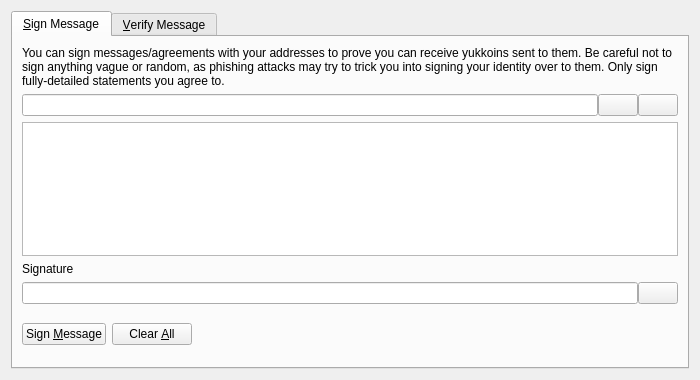
<?xml version="1.0" encoding="UTF-8"?>
<ui version="4.0">
 <class>SignVerifyMessageDialog</class>
 <widget class="QDialog" name="SignVerifyMessageDialog">
  <property name="geometry">
   <rect>
    <x>0</x>
    <y>0</y>
    <width>700</width>
    <height>380</height>
   </rect>
  </property>
  <property name="windowTitle">
   <string>Signatures - Sign / Verify a Message</string>
  </property>
  <property name="modal">
   <bool>true</bool>
  </property>
  <layout class="QVBoxLayout" name="verticalLayout">
   <item>
    <widget class="QTabWidget" name="tabWidget">
     <property name="currentIndex">
      <number>0</number>
     </property>
     <widget class="QWidget" name="tabSignMessage">
      <attribute name="title">
       <string>&amp;Sign Message</string>
      </attribute>
      <layout class="QVBoxLayout" name="verticalLayout_SM">
       <item>
        <widget class="QLabel" name="infoLabel_SM">
         <property name="text">
          <string>You can sign messages/agreements with your addresses to prove you can receive yukkoins sent to them. Be careful not to sign anything vague or random, as phishing attacks may try to trick you into signing your identity over to them. Only sign fully-detailed statements you agree to.</string>
         </property>
         <property name="textFormat">
          <enum>Qt::PlainText</enum>
         </property>
         <property name="wordWrap">
          <bool>true</bool>
         </property>
        </widget>
       </item>
       <item>
        <layout class="QHBoxLayout" name="horizontalLayout_1_SM">
         <property name="spacing">
          <number>0</number>
         </property>
         <item>
          <widget class="QValidatedLineEdit" name="addressIn_SM">
           <property name="toolTip">
            <string>The Yukkoin address to sign the message with</string>
           </property>
          </widget>
         </item>
         <item>
          <widget class="QPushButton" name="addressBookButton_SM">
           <property name="toolTip">
            <string>Choose previously used address</string>
           </property>
           <property name="text">
            <string/>
           </property>
           <property name="icon">
            <iconset resource="../bitcoin.qrc">
             <normaloff>:/icons/address-book</normaloff>:/icons/address-book</iconset>
           </property>
           <property name="shortcut">
            <string>Alt+A</string>
           </property>
           <property name="autoDefault">
            <bool>false</bool>
           </property>
          </widget>
         </item>
         <item>
          <widget class="QPushButton" name="pasteButton_SM">
           <property name="toolTip">
            <string>Paste address from clipboard</string>
           </property>
           <property name="text">
            <string/>
           </property>
           <property name="icon">
            <iconset resource="../bitcoin.qrc">
             <normaloff>:/icons/editpaste</normaloff>:/icons/editpaste</iconset>
           </property>
           <property name="shortcut">
            <string>Alt+P</string>
           </property>
           <property name="autoDefault">
            <bool>false</bool>
           </property>
          </widget>
         </item>
        </layout>
       </item>
       <item>
        <widget class="QPlainTextEdit" name="messageIn_SM">
         <property name="toolTip">
          <string>Enter the message you want to sign here</string>
         </property>
        </widget>
       </item>
       <item>
        <widget class="QLabel" name="signatureLabel_SM">
         <property name="text">
          <string>Signature</string>
         </property>
         <property name="textFormat">
          <enum>Qt::PlainText</enum>
         </property>
        </widget>
       </item>
       <item>
        <layout class="QHBoxLayout" name="horizontalLayout_2_SM">
         <property name="spacing">
          <number>0</number>
         </property>
         <item>
          <widget class="QLineEdit" name="signatureOut_SM">
           <property name="font">
            <font>
             <italic>true</italic>
            </font>
           </property>
           <property name="readOnly">
            <bool>true</bool>
           </property>
          </widget>
         </item>
         <item>
          <widget class="QPushButton" name="copySignatureButton_SM">
           <property name="toolTip">
            <string>Copy the current signature to the system clipboard</string>
           </property>
           <property name="text">
            <string/>
           </property>
           <property name="icon">
            <iconset resource="../bitcoin.qrc">
             <normaloff>:/icons/editcopy</normaloff>:/icons/editcopy</iconset>
           </property>
           <property name="autoDefault">
            <bool>false</bool>
           </property>
          </widget>
         </item>
        </layout>
       </item>
       <item>
        <layout class="QHBoxLayout" name="horizontalLayout_3_SM">
         <item>
          <widget class="QPushButton" name="signMessageButton_SM">
           <property name="toolTip">
            <string>Sign the message to prove you own this Yukkoin address</string>
           </property>
           <property name="text">
            <string>Sign &amp;Message</string>
           </property>
           <property name="icon">
            <iconset resource="../bitcoin.qrc">
             <normaloff>:/icons/edit</normaloff>:/icons/edit</iconset>
           </property>
           <property name="autoDefault">
            <bool>false</bool>
           </property>
          </widget>
         </item>
         <item>
          <widget class="QPushButton" name="clearButton_SM">
           <property name="toolTip">
            <string>Reset all sign message fields</string>
           </property>
           <property name="text">
            <string>Clear &amp;All</string>
           </property>
           <property name="icon">
            <iconset resource="../bitcoin.qrc">
             <normaloff>:/icons/remove</normaloff>:/icons/remove</iconset>
           </property>
           <property name="autoDefault">
            <bool>false</bool>
           </property>
          </widget>
         </item>
         <item>
          <spacer name="horizontalSpacer_1_SM">
           <property name="orientation">
            <enum>Qt::Horizontal</enum>
           </property>
           <property name="sizeHint" stdset="0">
            <size>
             <width>40</width>
             <height>48</height>
            </size>
           </property>
          </spacer>
         </item>
         <item>
          <widget class="QLabel" name="statusLabel_SM">
           <property name="font">
            <font>
             <weight>75</weight>
             <bold>true</bold>
            </font>
           </property>
           <property name="text">
            <string/>
           </property>
           <property name="wordWrap">
            <bool>true</bool>
           </property>
          </widget>
         </item>
         <item>
          <spacer name="horizontalSpacer_2_SM">
           <property name="orientation">
            <enum>Qt::Horizontal</enum>
           </property>
           <property name="sizeHint" stdset="0">
            <size>
             <width>40</width>
             <height>48</height>
            </size>
           </property>
          </spacer>
         </item>
        </layout>
       </item>
      </layout>
     </widget>
     <widget class="QWidget" name="tabVerifyMessage">
      <attribute name="title">
       <string>&amp;Verify Message</string>
      </attribute>
      <layout class="QVBoxLayout" name="verticalLayout_VM">
       <item>
        <widget class="QLabel" name="infoLabel_VM">
         <property name="text">
          <string>Enter the receiver's address, message (ensure you copy line breaks, spaces, tabs, etc. exactly) and signature below to verify the message. Be careful not to read more into the signature than what is in the signed message itself, to avoid being tricked by a man-in-the-middle attack. Note that this only proves the signing party receives with the address, it cannot prove sendership of any transaction!</string>
         </property>
         <property name="textFormat">
          <enum>Qt::PlainText</enum>
         </property>
         <property name="alignment">
          <set>Qt::AlignLeading|Qt::AlignLeft|Qt::AlignTop</set>
         </property>
         <property name="wordWrap">
          <bool>true</bool>
         </property>
        </widget>
       </item>
       <item>
        <layout class="QHBoxLayout" name="horizontalLayout_1_VM">
         <property name="spacing">
          <number>0</number>
         </property>
         <item>
          <widget class="QValidatedLineEdit" name="addressIn_VM">
           <property name="toolTip">
            <string>The Yukkoin address the message was signed with</string>
           </property>
          </widget>
         </item>
         <item>
          <widget class="QPushButton" name="addressBookButton_VM">
           <property name="toolTip">
            <string>Choose previously used address</string>
           </property>
           <property name="text">
            <string/>
           </property>
           <property name="icon">
            <iconset resource="../bitcoin.qrc">
             <normaloff>:/icons/address-book</normaloff>:/icons/address-book</iconset>
           </property>
           <property name="shortcut">
            <string>Alt+A</string>
           </property>
           <property name="autoDefault">
            <bool>false</bool>
           </property>
          </widget>
         </item>
        </layout>
       </item>
       <item>
        <widget class="QPlainTextEdit" name="messageIn_VM"/>
       </item>
       <item>
        <widget class="QValidatedLineEdit" name="signatureIn_VM"/>
       </item>
       <item>
        <layout class="QHBoxLayout" name="horizontalLayout_2_VM">
         <item>
          <widget class="QPushButton" name="verifyMessageButton_VM">
           <property name="toolTip">
            <string>Verify the message to ensure it was signed with the specified Yukkoin address</string>
           </property>
           <property name="text">
            <string>Verify &amp;Message</string>
           </property>
           <property name="icon">
            <iconset resource="../bitcoin.qrc">
             <normaloff>:/icons/transaction_0</normaloff>:/icons/transaction_0</iconset>
           </property>
           <property name="autoDefault">
            <bool>false</bool>
           </property>
          </widget>
         </item>
         <item>
          <widget class="QPushButton" name="clearButton_VM">
           <property name="toolTip">
            <string>Reset all verify message fields</string>
           </property>
           <property name="text">
            <string>Clear &amp;All</string>
           </property>
           <property name="icon">
            <iconset resource="../bitcoin.qrc">
             <normaloff>:/icons/remove</normaloff>:/icons/remove</iconset>
           </property>
           <property name="autoDefault">
            <bool>false</bool>
           </property>
          </widget>
         </item>
         <item>
          <spacer name="horizontalSpacer_1_VM">
           <property name="orientation">
            <enum>Qt::Horizontal</enum>
           </property>
           <property name="sizeHint" stdset="0">
            <size>
             <width>40</width>
             <height>48</height>
            </size>
           </property>
          </spacer>
         </item>
         <item>
          <widget class="QLabel" name="statusLabel_VM">
           <property name="font">
            <font>
             <weight>75</weight>
             <bold>true</bold>
            </font>
           </property>
           <property name="text">
            <string/>
           </property>
           <property name="wordWrap">
            <bool>true</bool>
           </property>
          </widget>
         </item>
         <item>
          <spacer name="horizontalSpacer_2_VM">
           <property name="orientation">
            <enum>Qt::Horizontal</enum>
           </property>
           <property name="sizeHint" stdset="0">
            <size>
             <width>40</width>
             <height>48</height>
            </size>
           </property>
          </spacer>
         </item>
        </layout>
       </item>
      </layout>
     </widget>
    </widget>
   </item>
  </layout>
 </widget>
 <customwidgets>
  <customwidget>
   <class>QValidatedLineEdit</class>
   <extends>QLineEdit</extends>
   <header>qt/qvalidatedlineedit.h</header>
  </customwidget>
 </customwidgets>
 <resources>
  <include location="../bitcoin.qrc"/>
 </resources>
 <connections/>
</ui>
